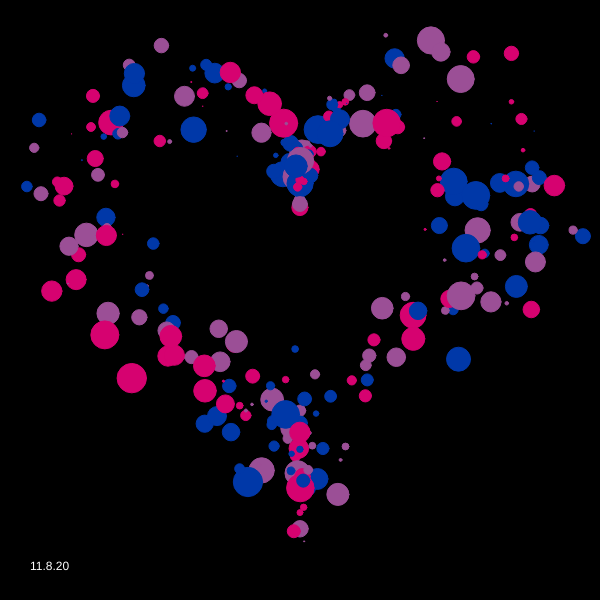
Frame 1 (no input)
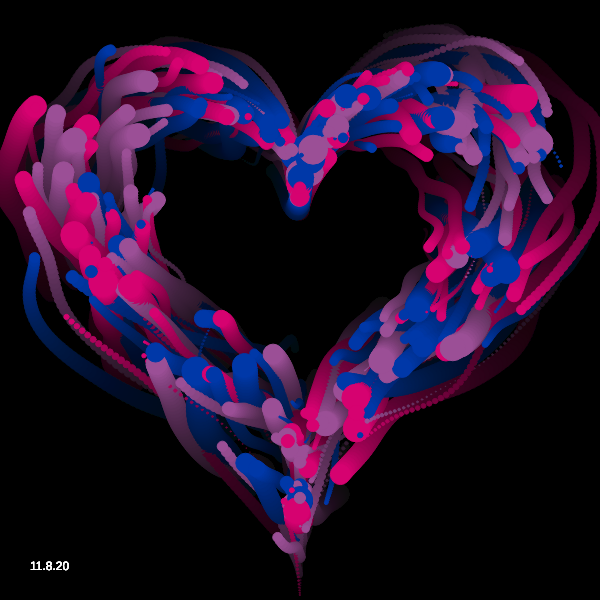
Frame 60 (no input)
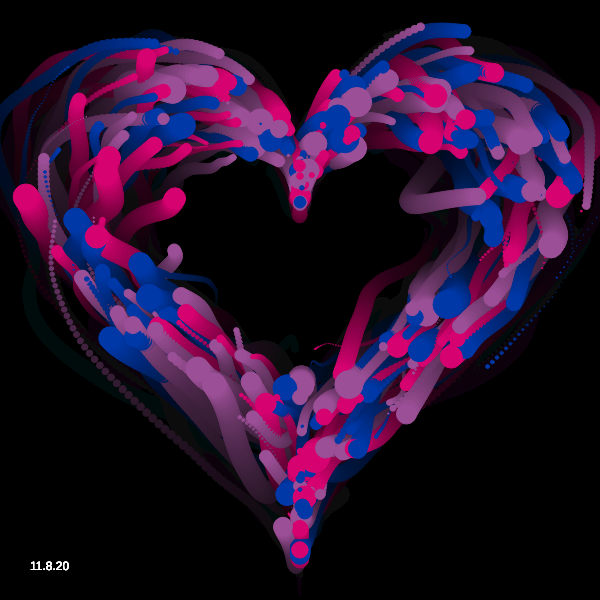
Frame 120 (the mouse pressed at the canvas centre since frame 60)

The p5.js sketch that drew these frames (run headless with seeded random() and noise() and a simulated clock; from frame 60 on, the mouse is pressed at the canvas centre):

// p5.js sketch
// ── sketch.js
let objs = [];
let objsNum = 300;
let MIN;
let SIZE;
let palette = ["#d60270", "#9b4f96", "#0038a8"];

function setup() {
  createCanvas(600, 600);
  angleMode(DEGREES);
  MIN = min(width, height);
  SIZE = MIN * 0.024;
  noStroke();

  for (let i = 0; i < objsNum; i++) {
    objs.push(new Obj());
  }

  background(0);
}

function draw() {
  // blendMode(BLEND);
  background(0, 10);

  // blendMode(SCREEN);
  for (let i = 0; i < objs.length; i++) {
    objs[i].move();
    objs[i].display();
  }
  fill(255);
  noStroke();
  text("11.8.20", 30, height-30)
}

class Obj {
  constructor() {
    this.r = 0;
    this.t = random(360);

    this.d = 0;
    this.dMax = random(10, 30);
    this.dt = random(360);
    this.n = random(100);
    this.nn = random(100);

    this.c = random(palette);
    this.tStep = map(this.dMax, 10, 30, 1.0, 0.25);
    this.nnStep = map(this.dMax, 10, 30, 0.0125, 0.01);
  }

  move() {
    this.r = map(noise(this.n, this.nn), 0, 1, -10, 10) + SIZE;
    this.t += this.tStep;
    this.nn += this.nnStep;

    this.d = this.dMax * abs(sin(this.dt));

    this.dt += this.tStep;
  }

  display() {
    let pos = calcPos(this.r, this.t);
    fill(this.c);
    stroke(this.c)
    ellipse(pos.x, pos.y, this.d, this.d);
  }
}

function calcPos(r, t) {
  let x = r * (16 * sin(t) * sin(t) * sin(t)) + width / 2;
  let y = (-1) * r * (13 * cos(t) - 5 * cos(2 * t) -
    2 * cos(3 * t) - cos(4 * t)) + height * 0.425;

  return createVector(x, y);
}
